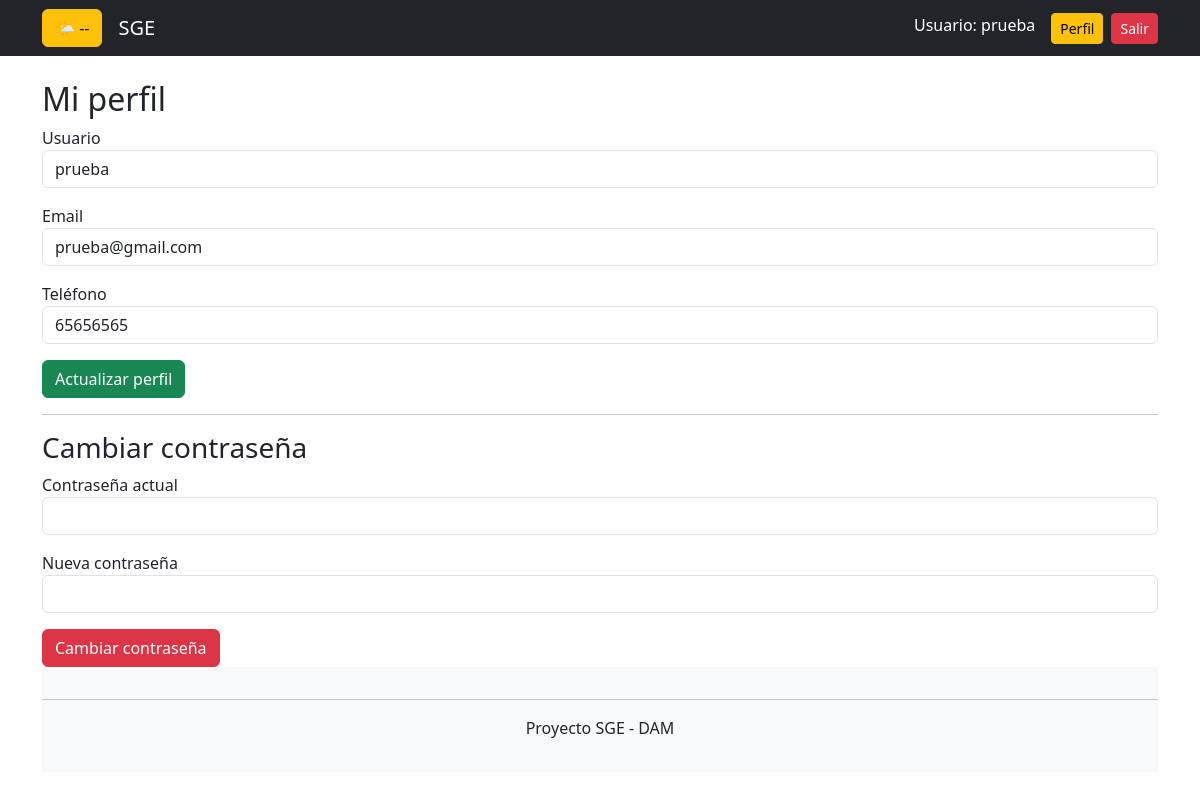
Page /proyecto_sge/usuarios/perfil.php (signed in) on the committed database.
### tables this page shows
CREATE TABLE `usuarios` (
  `id` int(11) NOT NULL,
  `username` varchar(50) DEFAULT NULL,
  `email` varchar(100) DEFAULT NULL,
  `password` varchar(255) DEFAULT NULL,
  `telefono` varchar(20) NOT NULL,
  `genero` varchar(20) NOT NULL,
  `rol` varchar(20) NOT NULL,
  `fecha_registro` date NOT NULL
);

### proyecto_sge/usuarios/perfil.php (the view, shortened to what this page needs)
<?php
include("../includes/conexion.php");
include("../includes/header.php");
$username = $_SESSION["usuario"];
$sql = "SELECT * FROM usuarios WHERE username='$username'";
$result = mysqli_query($conn,$sql);
$usuario = mysqli_fetch_assoc($result);
?>
<h2>Mi perfil</h2>
<form method="POST">
<div class="mb-3">
<label>Usuario</label>
<input type="text" name="username" class="form-control"
value="<?php echo $usuario["username"]; ?>">
</div>
<div class="mb-3">
<label>Email</label>
<input type="email" name="email" class="form-control"
value="<?php echo $usuario["email"]; ?>">
</div>
<div class="mb-3">
<label>Teléfono</label>
<input type="text" name="telefono" class="form-control"
value="<?php echo $usuario["telefono"]; ?>">
</div>
<button class="btn btn-success">Actualizar perfil</button>
</form>
<hr>
<h3>Cambiar contraseña</h3>
<form method="POST">
<div class="mb-3">
<label>Contraseña actual</label>
<input type="password" name="actual" class="form-control">
</div>
<div class="mb-3">
<label>Nueva contraseña</label>
<input type="password" name="nueva" class="form-control">
</div>
<button class="btn btn-danger">Cambiar contraseña</button>
</form>
<?php include("../includes/footer.php"); ?>

### rows in the picture
usuarios: username "prueba", email "prueba@gmail.com", telefono "65656565"

### other values in the picture
$icon "🌤"
$temperatura "--"
$_SESSION["usuario"] "prueba"
